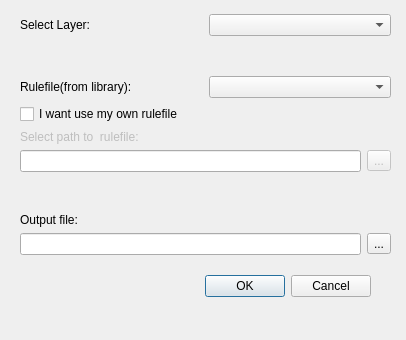
<?xml version="1.0" encoding="UTF-8"?>
<ui version="4.0">
 <class>GSValidatorDialogBase</class>
 <widget class="QDialog" name="GSValidatorDialogBase">
  <property name="geometry">
   <rect>
    <x>0</x>
    <y>0</y>
    <width>406</width>
    <height>340</height>
   </rect>
  </property>
  <property name="windowTitle">
   <string>Geosense Validator</string>
  </property>
  <property name="modal">
   <bool>true</bool>
  </property>
  <widget class="QDialogButtonBox" name="button_box">
   <property name="geometry">
    <rect>
     <x>30</x>
     <y>270</y>
     <width>341</width>
     <height>32</height>
    </rect>
   </property>
   <property name="orientation">
    <enum>Qt::Horizontal</enum>
   </property>
   <property name="standardButtons">
    <set>QDialogButtonBox::Cancel|QDialogButtonBox::Ok</set>
   </property>
  </widget>
  <widget class="QWidget" name="layoutWidget">
   <property name="geometry">
    <rect>
     <x>20</x>
     <y>14</y>
     <width>371</width>
     <height>241</height>
    </rect>
   </property>
   <layout class="QVBoxLayout" name="verticalLayout_3">
    <item>
     <layout class="QHBoxLayout" name="horizontalLayout_3">
      <item>
       <widget class="QLabel" name="label">
        <property name="text">
         <string>Select Layer:</string>
        </property>
       </widget>
      </item>
      <item>
       <widget class="QComboBox" name="comboBox"/>
      </item>
     </layout>
    </item>
    <item>
     <spacer name="verticalSpacer_2">
      <property name="orientation">
       <enum>Qt::Vertical</enum>
      </property>
      <property name="sizeHint" stdset="0">
       <size>
        <width>20</width>
        <height>40</height>
       </size>
      </property>
     </spacer>
    </item>
    <item>
     <layout class="QVBoxLayout" name="verticalLayout_2">
      <item>
       <layout class="QHBoxLayout" name="horizontalLayout_4">
        <item>
         <widget class="QLabel" name="label_2">
          <property name="text">
           <string>Rulefile(from library):</string>
          </property>
         </widget>
        </item>
        <item>
         <widget class="QComboBox" name="ruleFileComboBox"/>
        </item>
       </layout>
      </item>
      <item>
       <widget class="QCheckBox" name="checkBox">
        <property name="text">
         <string>I want use my own rulefile</string>
        </property>
       </widget>
      </item>
      <item>
       <widget class="QLabel" name="rulesFileLabel">
        <property name="enabled">
         <bool>false</bool>
        </property>
        <property name="lineWidth">
         <number>3</number>
        </property>
        <property name="text">
         <string>Select path to  rulefile:</string>
        </property>
       </widget>
      </item>
      <item>
       <layout class="QHBoxLayout" name="horizontalLayout">
        <item>
         <widget class="QLineEdit" name="rulesFile">
          <property name="enabled">
           <bool>true</bool>
          </property>
          <property name="dragEnabled">
           <bool>false</bool>
          </property>
         </widget>
        </item>
        <item>
         <widget class="QToolButton" name="rulesFileButton">
          <property name="enabled">
           <bool>false</bool>
          </property>
          <property name="text">
           <string>...</string>
          </property>
         </widget>
        </item>
       </layout>
      </item>
     </layout>
    </item>
    <item>
     <spacer name="verticalSpacer">
      <property name="orientation">
       <enum>Qt::Vertical</enum>
      </property>
      <property name="sizeHint" stdset="0">
       <size>
        <width>20</width>
        <height>40</height>
       </size>
      </property>
     </spacer>
    </item>
    <item>
     <layout class="QVBoxLayout" name="verticalLayout">
      <item>
       <widget class="QLabel" name="rulesFileLabel_2">
        <property name="lineWidth">
         <number>3</number>
        </property>
        <property name="text">
         <string>Output file:</string>
        </property>
       </widget>
      </item>
      <item>
       <layout class="QHBoxLayout" name="horizontalLayout_2">
        <item>
         <widget class="QLineEdit" name="outputFile"/>
        </item>
        <item>
         <widget class="QToolButton" name="outputFileButton">
          <property name="text">
           <string>...</string>
          </property>
         </widget>
        </item>
       </layout>
      </item>
     </layout>
    </item>
   </layout>
  </widget>
  <zorder>layoutWidget</zorder>
  <zorder>button_box</zorder>
  <zorder></zorder>
  <zorder></zorder>
 </widget>
 <resources/>
 <connections>
  <connection>
   <sender>button_box</sender>
   <signal>accepted()</signal>
   <receiver>GSValidatorDialogBase</receiver>
   <slot>accept()</slot>
   <hints>
    <hint type="sourcelabel">
     <x>20</x>
     <y>20</y>
    </hint>
    <hint type="destinationlabel">
     <x>20</x>
     <y>20</y>
    </hint>
   </hints>
  </connection>
  <connection>
   <sender>button_box</sender>
   <signal>rejected()</signal>
   <receiver>GSValidatorDialogBase</receiver>
   <slot>reject()</slot>
   <hints>
    <hint type="sourcelabel">
     <x>20</x>
     <y>20</y>
    </hint>
    <hint type="destinationlabel">
     <x>20</x>
     <y>20</y>
    </hint>
   </hints>
  </connection>
  <connection>
   <sender>checkBox</sender>
   <signal>clicked(bool)</signal>
   <receiver>rulesFileButton</receiver>
   <slot>setEnabled(bool)</slot>
   <hints>
    <hint type="sourcelabel">
     <x>205</x>
     <y>70</y>
    </hint>
    <hint type="destinationlabel">
     <x>375</x>
     <y>125</y>
    </hint>
   </hints>
  </connection>
  <connection>
   <sender>checkBox</sender>
   <signal>clicked(bool)</signal>
   <receiver>rulesFile</receiver>
   <slot>setEnabled(bool)</slot>
   <hints>
    <hint type="sourcelabel">
     <x>205</x>
     <y>70</y>
    </hint>
    <hint type="destinationlabel">
     <x>189</x>
     <y>124</y>
    </hint>
   </hints>
  </connection>
  <connection>
   <sender>checkBox</sender>
   <signal>clicked(bool)</signal>
   <receiver>rulesFileLabel</receiver>
   <slot>setEnabled(bool)</slot>
   <hints>
    <hint type="sourcelabel">
     <x>205</x>
     <y>70</y>
    </hint>
    <hint type="destinationlabel">
     <x>205</x>
     <y>96</y>
    </hint>
   </hints>
  </connection>
  <connection>
   <sender>checkBox</sender>
   <signal>clicked(bool)</signal>
   <receiver>ruleFileComboBox</receiver>
   <slot>setDisabled(bool)</slot>
   <hints>
    <hint type="sourcelabel">
     <x>205</x>
     <y>70</y>
    </hint>
    <hint type="destinationlabel">
     <x>299</x>
     <y>40</y>
    </hint>
   </hints>
  </connection>
  <connection>
   <sender>checkBox</sender>
   <signal>clicked(bool)</signal>
   <receiver>label_2</receiver>
   <slot>setDisabled(bool)</slot>
   <hints>
    <hint type="sourcelabel">
     <x>205</x>
     <y>70</y>
    </hint>
    <hint type="destinationlabel">
     <x>111</x>
     <y>40</y>
    </hint>
   </hints>
  </connection>
 </connections>
</ui>
